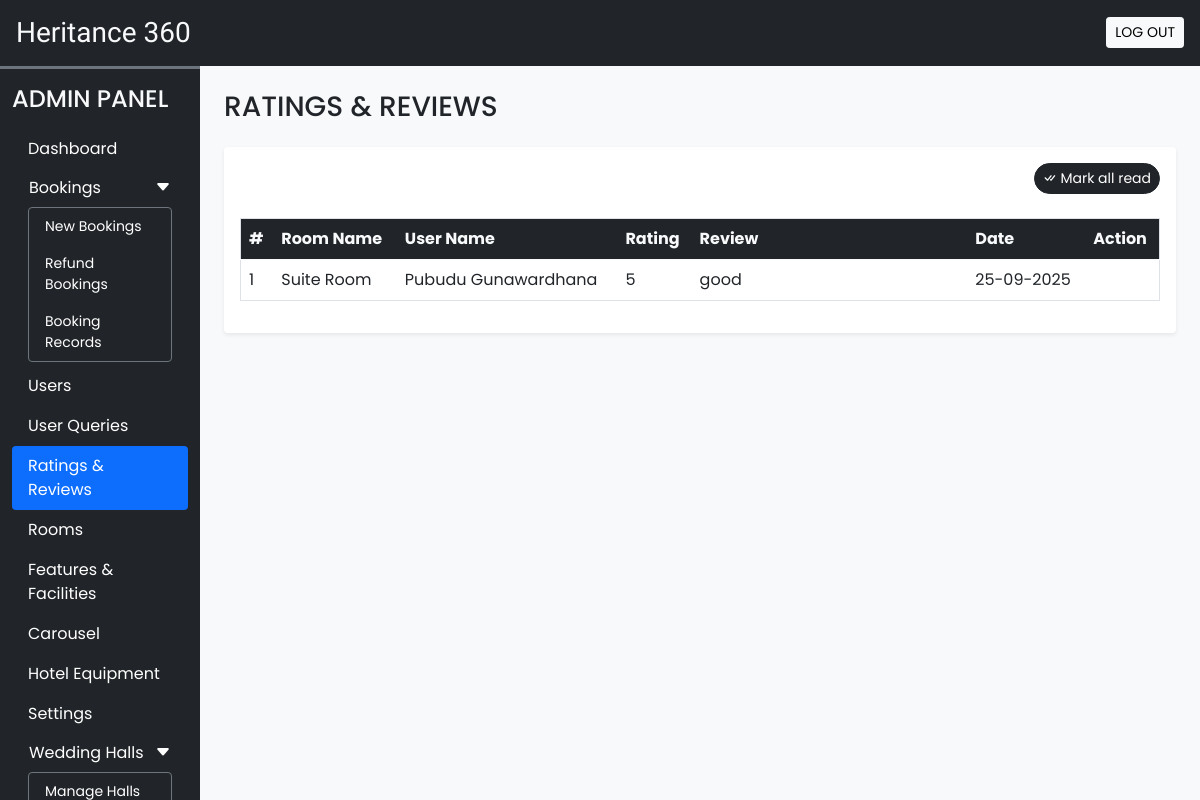
Page /admin/rate_review.php (signed in) on the committed database.
### tables this page shows
CREATE TABLE `rating_review` (
  `sr_no` int NOT NULL,
  `booking_id` int NOT NULL,
  `room_id` int NOT NULL,
  `user_id` int NOT NULL,
  `rating` int NOT NULL,
  `review` varchar(200) NOT NULL,
  `seen` int NOT NULL DEFAULT '0',
  `datentime` datetime NOT NULL DEFAULT CURRENT_TIMESTAMP
);

CREATE TABLE `rooms` (
  `id` int NOT NULL,
  `name` varchar(150) NOT NULL,
  `area` int NOT NULL,
  `price` int NOT NULL,
  `quantity` int NOT NULL,
  `adult` int NOT NULL,
  `children` int NOT NULL,
  `description` varchar(350) NOT NULL,
  `status` tinyint NOT NULL DEFAULT '1',
  `removed` int NOT NULL DEFAULT '0'
);

CREATE TABLE `user_cred` (
  `id` int NOT NULL,
  `name` varchar(100) NOT NULL,
  `email` varchar(150) NOT NULL,
  `address` varchar(120) NOT NULL,
  `phonenum` varchar(100) NOT NULL,
  `pincode` int DEFAULT '0',
  `dob` date NOT NULL,
  `profile` varchar(100) NOT NULL,
  `password` varchar(200) NOT NULL,
  `is_verified` int NOT NULL DEFAULT '0',
  `token` varchar(200) DEFAULT NULL,
  `t_expire` date DEFAULT NULL,
  `status` int NOT NULL DEFAULT '1',
  `datentime` datetime NOT NULL DEFAULT CURRENT_TIMESTAMP,
  `country` varchar(255) NOT NULL,
  `province` varchar(255) NOT NULL
);

### admin/rate_review.php (the view, shortened to what this page needs)
<!DOCTYPE html>
<html lang="en">
<head>
  <?php require('inc/links.php'); ?>
</head>
<body class="bg-light">
  <?php require('inc/header.php'); ?>
  <div class="container-fluid" id="main-content">
    <div class="row">
      <div class="col-lg-10 ms-auto p-4 overflow-hidden">
        <h3 class="mb-4">RATINGS & REVIEWS</h3>
        <div class="card border-0 shadow-sm mb-4">
          <div class="card-body">
            <div class="text-end mb-4">
              <a href="?seen=all" class="btn btn-dark rounded-pill shadow-none btn-sm">
                <i class="bi bi-check-all"></i> Mark all read
              </a>
            </div>
            <div class="table-responsive-md">
              <table class="table table-hover border">
                <thead>
                  <tr class="bg-dark text-light">
                    <th scope="col">#</th>
                    <th scope="col">Room Name</th>
                    <th scope="col">User Name</th>
                    <th scope="col">Rating</th>
                    <th scope="col" width="30%">Review</th>
                    <th scope="col">Date</th>
                    <th scope="col">Action</th>
                  </tr>
                </thead>
                <tbody>
                  <?php
                    $q = "SELECT rr.*,uc.name AS uname, r.name AS rname FROM `rating_review` rr
                      INNER JOIN `user_cred` uc ON rr.user_id = uc.id
                      INNER JOIN `rooms` r ON rr.room_id = r.id
                      ORDER BY `sr_no` DESC";
                    $data = mysqli_query($con,$q);
                    $i=1;
                    while($row = mysqli_fetch_assoc($data))
                    {
                      $date = date('d-m-Y',strtotime($row['datentime']));
                      $seen='';
                      echo<<<query
                        <tr>
                          <td>$i</td>
                          <td>$row[rname]</td>
                          <td>$row[uname]</td>
                          <td>$row[rating]</td>
                          <td>$row[review]</td>
                          <td>$date</td>
                          <td>$seen</td>
                        </tr>
                      query;
                      $i++;
                    }
                  ?>
                </tbody>
              </table>
            </div>
          </div>
        </div>
      </div>
    </div>
  </div>
</body>
</html>

### admin/css/common.css (style rules this page uses)
:root { --teal: #2ec1ac; --teal_hover: #279e8c; }
* { font-family: 'Poppins', sans-serif; }

### rows in the picture
rating_review: room.name "Suite Room", user.name "Pubudu Gunawardhana", rating "5", review "good", datentime "25-09-2025"
